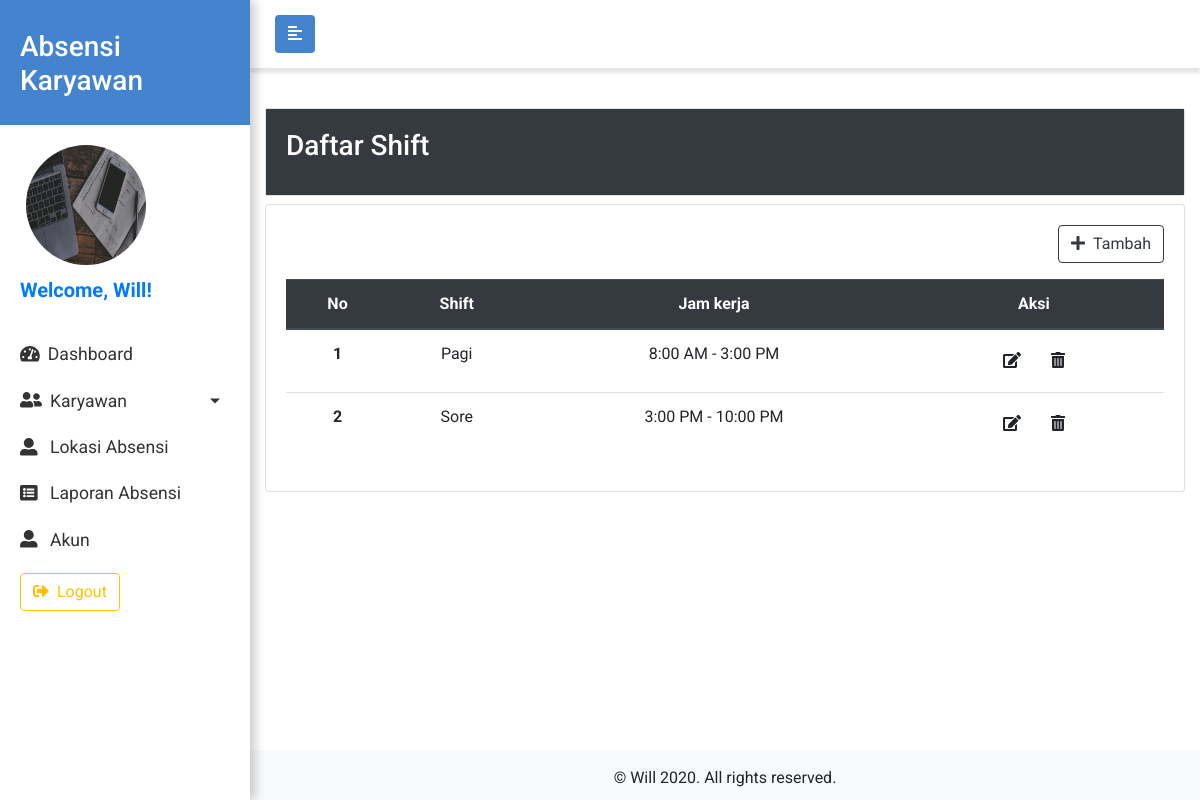
The page /admin/index.php?page=shift (signed in) on the database its author committed.
### tables this page shows
CREATE TABLE `karyawan` (
  `id` int(11) NOT NULL,
  `username` varchar(100) NOT NULL,
  `password` varchar(200) NOT NULL,
  `account_type` int(11) NOT NULL,
  `nama` varchar(100) NOT NULL,
  `jenis_kelamin` char(1) NOT NULL,
  `no_telp` varchar(13) NOT NULL,
  `email` varchar(200) NOT NULL,
  `no_ktp` varchar(50) NOT NULL,
  `alamat` varchar(200) NOT NULL,
  `foto` varchar(100) NOT NULL,
  `id_shift` int(11) NOT NULL,
  `id_departemen` int(11) NOT NULL
);

CREATE TABLE `shift` (
  `id` int(11) NOT NULL,
  `shift` varchar(50) NOT NULL,
  `jam_mulai` varchar(8) NOT NULL,
  `jam_berhenti` varchar(8) NOT NULL
);

### admin/halaman/shift.php (the view, shortened to what this page needs)
<div class="row">
  <div class="col-12">
    <div class="card" style="width: 100%;">
      <div class="card-body bg-dark text-white">
        <h3 class="card-title">Daftar Shift</h3>
      </div>
    </div>
  </div>
</div>
<div class="row mt-2 mb-5">
  <div class="col-12">
    <div class="card" style="width: 100%;">
      <div class="card-body table-responsive">
        <?php
        $i = 1;
        $data = mysqli_query($koneksi, "SELECT * FROM shift");
        ?>
        <a href="#" class="btn btn-outline-dark float-right mb-3 tambah-btn" data-toggle="modal" data-target="#formModal" onclick="changeType('tambah')">
          <i class="fas fa-plus mr-2"></i>Tambah
        </a>
        <table class="table table-hover text-center">
          <thead class="thead-dark">
            <tr>
              <th scope="col">No</th>
              <th scope="col">Shift</th>
              <th scope="col">Jam kerja</th>
              <th scope="col">Aksi</th>
            </tr>
          </thead>
          <tbody>
            <?php
            while ($d = mysqli_fetch_assoc($data)) :
            ?>
              <tr>
                <th scope="row"><?= $i ?></th>
                <td><?= $d["shift"] ?></td>
                <td><?= $d["jam_mulai"] . " - " . $d["jam_berhenti"] ?></td>
                <td>
                  <a href="" class="btn edit-btn" data-id="<?php echo $d["id"]; ?>" data-toggle="modal" data-target="#formModal" onclick="changeType('ubah');">
                    <i class="fas fa-edit"></i>
                  </a>
                  <a href="" class="btn hapus-btn" data-id="<?php echo $d["id"]; ?>">
                    <i class="fas fa-trash-alt"></i>
                  </a>
                </td>
              </tr>
            <?php
              $i++;
            endwhile;
            ?>
          </tbody>
        </table>
      </div>
    </div>
  </div>
</div>

### admin/index.php (shortened to what this page needs)
<?php
require('../koneksi.php');
if (isset($_GET["page"])) {
  $page = $_GET["page"];
} else {
  $page = "dashboard";
}
$id = $_SESSION["id"];
$nama = $_SESSION["name"];
?>
<!DOCTYPE html>
<html lang="en">
<head>
  <link href="https://stackpath.bootstrapcdn.com/font-awesome/4.7.0/css/font-awesome.min.css" rel="stylesheet">
  <link rel="stylesheet" href="https://stackpath.bootstrapcdn.com/bootstrap/4.4.1/css/bootstrap.min.css">
  <link rel="stylesheet" href="../css/style.css">
  <link rel="stylesheet" href="https://cdnjs.cloudflare.com/ajax/libs/tempusdominus-bootstrap-4/5.0.0-alpha14/css/tempusdominus-bootstrap-4.min.css" />
</head>
<body>
  <div class="wrapper">
    <nav id="sidebar">
      <div class="sidebar-header">
        <h3>Absensi Karyawan</h3>
      </div>
      <ul class="list-unstyled components">
        <?php
        $data = mysqli_query($koneksi, "SELECT foto FROM karyawan WHERE id = $id");
        $d = mysqli_fetch_assoc($data);
        ?>
        <img src="../img/uploaded_img/<?= $d["foto"] ?>" class="rounded-circle ml-3" width="120px" height="120px">
        <p class="lead text-primary font-weight-bold">Welcome, <?php echo $nama; ?>!</p>
        <li class="active">
          <a href="index.php?page=dashboard"> <i class="fas fa-tachometer-alt mr-2"></i>Dashboard</a>
        </li>
        <li class="active">
          <a href="#karyawanSubMenu" data-toggle="collapse" aria-expanded="false" class="dropdown-toggle"> <i class="fas fa-user-friends mr-2"></i>Karyawan</a>
        </li>
        <li>
          <a href="index.php?page=lokasi"><i class="fas fa-user-alt mr-2"></i> Lokasi Absensi</a>
        </li>
        <li>
          <a href="index.php?page=absensi"><i class="fas fa-list-alt mr-2"></i> Laporan Absensi</a>
        </li>
        <li>
          <a href="index.php?page=akun"><i class="fas fa-user-alt mr-2"></i> Akun</a>
        </li>
        <li class="nav-item">
          <a class="nav-link" href="../logout.php">
            <button class="btn btn-outline-warning"><i class="fas fa-sign-out-alt mr-2"></i>Logout</button>
          </a>
        </li>
      </ul>
    </nav>
    <div id="content">
      <nav class="navbar navbar-toggle navbar-expand-lg navbar-light bg-light">
        <div class="container-fluid">
          <button type="button" id="sidebarCollapse" class="btn btn-toggle">
            <i class="fas fa-align-left"></i>
          </button>
        </div>
      </nav>
      <div class="container-fluid">
        <?php
        switch ($page) {
          case "shift":
            include "halaman/shift.php";
            break;
        }
        ?>
      </div>
      <footer class="text-center py-3 bg-light">
        &copy; Will 2020. All rights reserved.
      </footer>
    </div>
  </div>
</body>
</html>

### css/style.css (style rules this page uses)
* { padding: 0; margin: 0; box-sizing: border-box; }
html { position: relative; min-height: 100%; }
body { width: 100%; height: 100%; font-family: 'Roboto', sans-serif; }
a { text-decoration: none !important; color: #333; }
.navbar { background-color: #4484ce !important; color: white; }
footer { position: absolute; left: 0; bottom: 0; height: 50px; width: 100%; overflow: hidden; }
.navbar-toggle { padding: 15px 10px; background: #fff !important; border: none; border-radius: 0; margin-bottom: 40px; box-shadow: 0px 5px 3px rgba(0, 0, 0, 0.1); }
.btn-toggle { background: #4484ce; color: white; }
.wrapper { display: flex; width: 100%; }
#sidebar { width: 250px; position: fixed; top: 0; left: 0; height: 100vh; z-index: 999; background: white; color: white; transition: all 0.3s; box-shadow: 5px 0px 10px rgba(0, 0, 0, 0.2); }
#sidebar .sidebar-header { padding: 30px 20px 20px 20px; background: #4484ce; }
#sidebar ul.components { padding: 20px 10px; }
#sidebar ul p { color: #fff; padding: 10px; }
#sidebar ul li a { padding: 10px; font-size: 1.1em; display: block; }
#sidebar ul li.active>a, a[aria-expanded="true"] { color: #333; background: white; }
a[data-toggle="collapse"] { position: relative; }
.dropdown-toggle::after { display: block; position: absolute; top: 50%; right: 20px; transform: translateY(-50%); }
#content { width: calc(100% - 250px); min-height: 100vh; transition: all 0.3s; position: absolute; top: 0; right: 0; }

### rows shown on the page
karyawan: foto (picture)
shift: shift "Pagi", jam_mulai "8:00 AM", jam_berhenti "3:00 PM"
shift: shift "Sore", jam_mulai "3:00 PM", jam_berhenti "10:00 PM"

### other values the page prints
$nama "Will"
